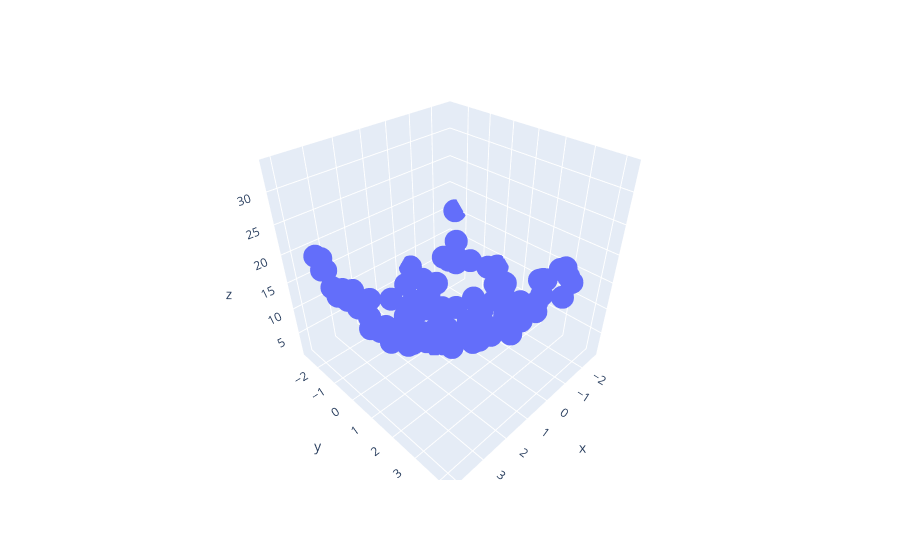

The code cell stored with this chart in its notebook:
### Code cell
import plotly.express as px
df = px.data.iris()
fig = px.scatter_3d(df, x = x.ravel(), y=y.ravel(), z=z.ravel())
fig.show()
